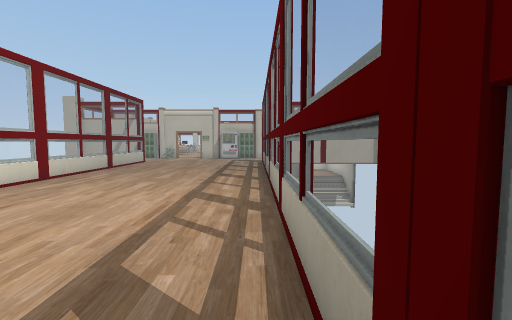
view 1 (above)

15 first-person views from a walk through a scene from a Unity 3-D project. The camera is 1.3 m above the floor, tilts 4° down and sees 90° across. Doors are open. The floor is counted in squares, 1 m on a side. Each view is taken from the middle of a square. On the plan, view 1 faces up. The plan holds only what a view shows up to about 13 squares ahead; the rest is blank. The place goes on beyond the plan. The player is left out. Some surface patterns are stand-ins.

view 2
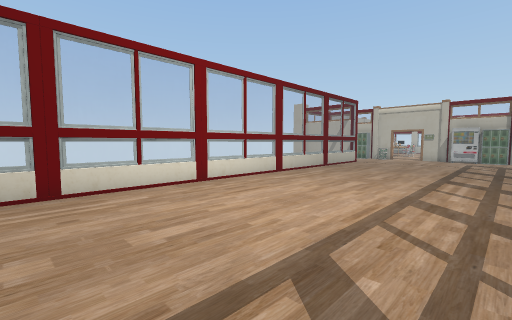

view 3
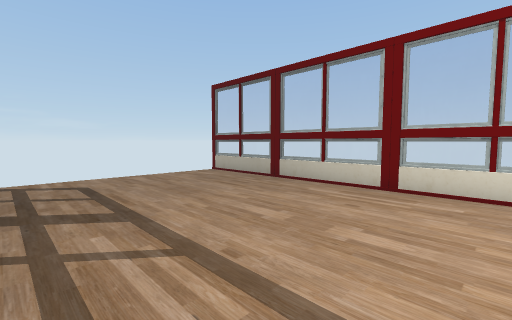

view 4
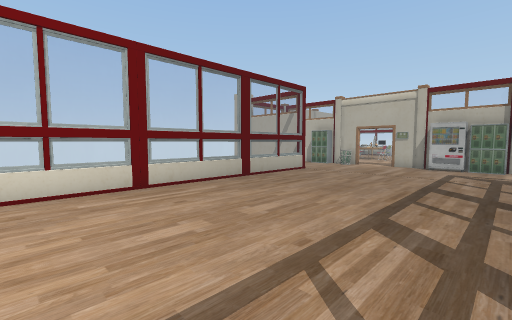

view 5
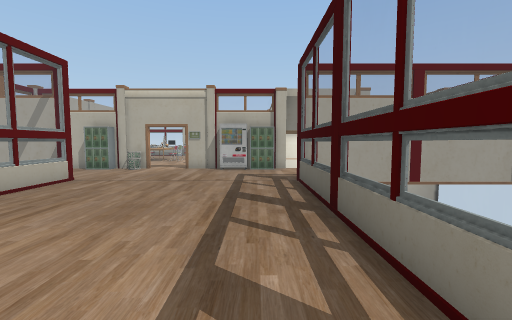

view 6
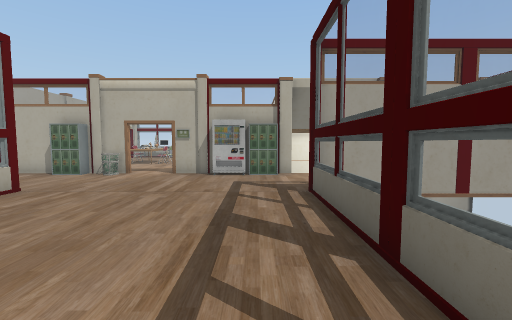

view 7
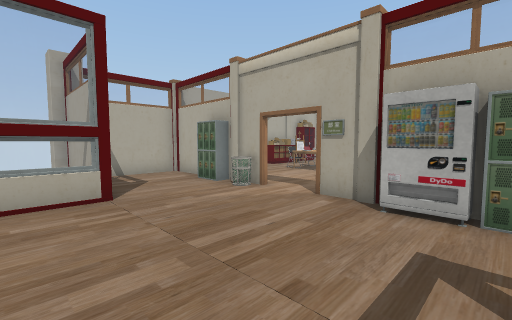

view 8
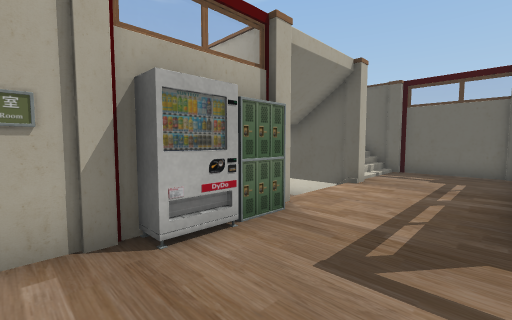

view 9
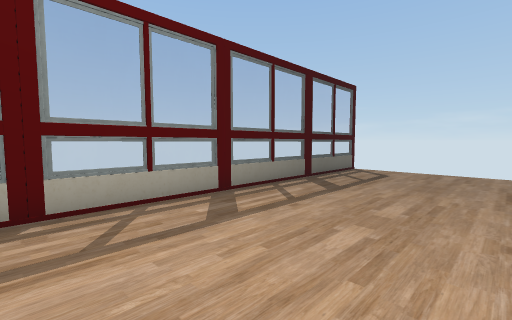

view 10
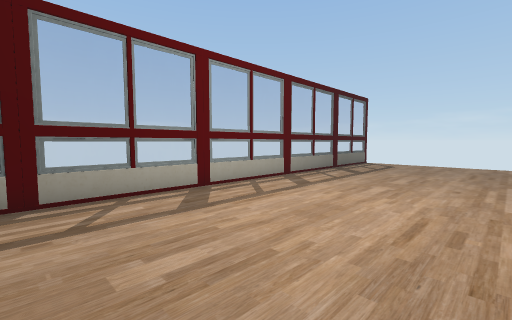

view 11
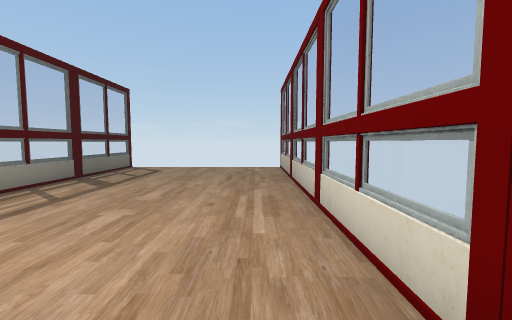

view 12
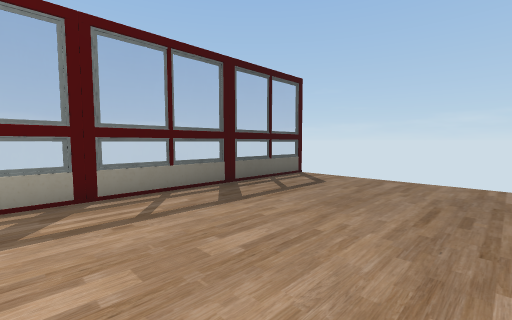

view 13
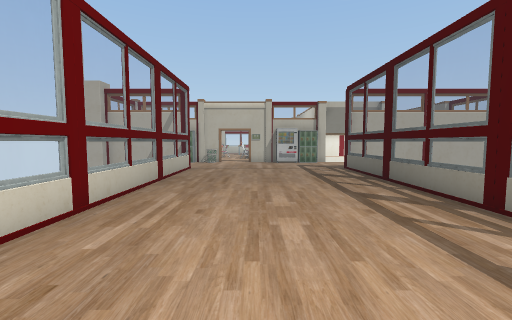

view 14
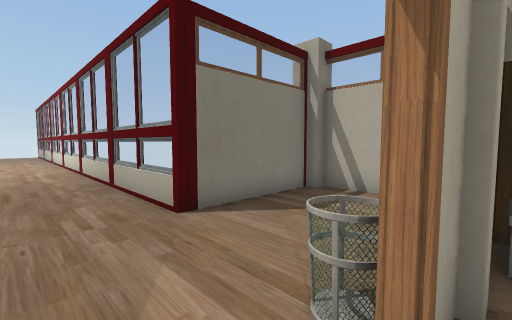

view 15
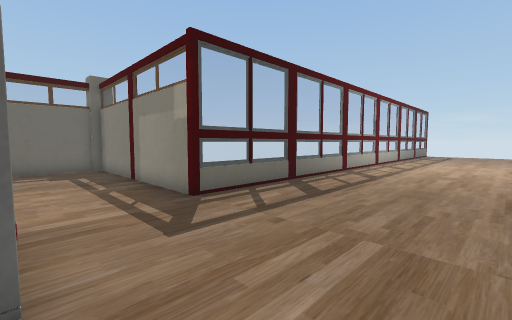

### Floor plan
Points are (right, up) in squares from view 1. A wall is a line through its corners. A room is listed if a view was taken in it or the views show most of it. See-through windows are left out.
Room 1 (views 1, 2, 3, 4, 5, 6, 7, 8, 9, 10, 11, 12, 13, 14, 15)
walls: (-7.3, 16.7) (-7.3, -7.3); (-1.4, 20) (-2.7, 20) (-2.7, 20.5); (0.5, 20.4) (-0.1, 20.4); (-3.4, 20.6) (-4.5, 20.6); (0, 20.6) (-1.5, 20.6); (8.2, 17) (8.2, 20.5); (4.1, 20.4) (4.1, 21.5); (4.5, 20.4) (3.9, 20.4); (0.5, -7.4) (0.5, 16.7) (8.1, 16.7); (8, 20.4) (8, 20.9); (8.2, 20.9) (8.2, 21.3)
low walls: (3.9, 20.4) (3.9, 21.1)
ways out: opening at (-7, 18); open door at (-6, 20); gap at (-7, -7); gap at (1, -7)
objects: other object (-1, 20) to (0, 20)

Where each view was taken, in squares from view 1:
view 1: 0 up, 0 right, facing up
view 2: 0 up, 0 right, facing up-left
view 3: 3 up, 0 right, facing down-left
view 4: 6 up, 0 right, facing up-left
view 5: 8 up, 1 left, facing up
view 6: 10 up, 1 left, facing up
view 7: 15 up, 1 left, facing up-left
view 8: 17 up, 4 left, facing up-right
view 9: 5 up, 5 left, facing down-right
view 10: 9 up, 6 left, facing down-right
view 11: 6 up, 6 left, facing down
view 12: 2 up, 6 left, facing down-right
view 13: 4 up, 4 left, facing up
view 14: 21 up, 5 left, facing down-left
view 15: 20 up, 5 left, facing down-right
